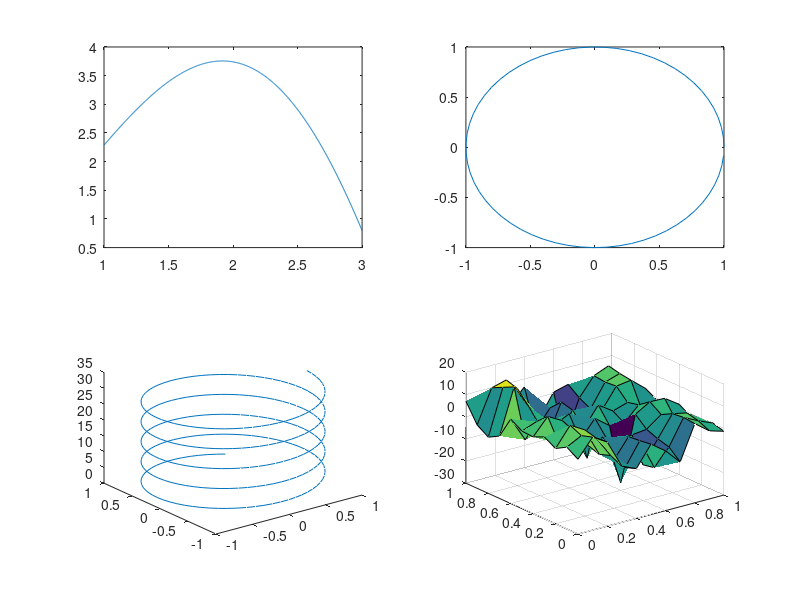

Recreate this plot in MATLAB.
f = @(x) sin(x) .* exp(sqrt(x)); 
arg = linspace(1, 3, 1000); 
subplot(2, 2, 1);
plot(arg, f(arg));


g1 = @(t) cos(t);
g2 = @(t) sin(t);
angle = 0:0.1:2*pi;
subplot(2, 2, 2);
plot(g1(angle), g2(angle));

h1 = @(t) cos(t);
h2 = @(t) sin(t);
h3 = @(t) t;
angle = 1:0.1:10*pi;
subplot(2, 2, 3); 
plot3(h1(angle), h2(angle), h3(angle)); 

k = @(x, y) (x^2 + y^2)/(1 + x + y); 
xarg = 0:0.1:1;
yarg = 0:0.1:1;
[Xarg, Yarg] = meshgrid(xarg, yarg);
subplot(2, 2, 4); 
surf(Xarg, Yarg, k(Xarg, Yarg));

